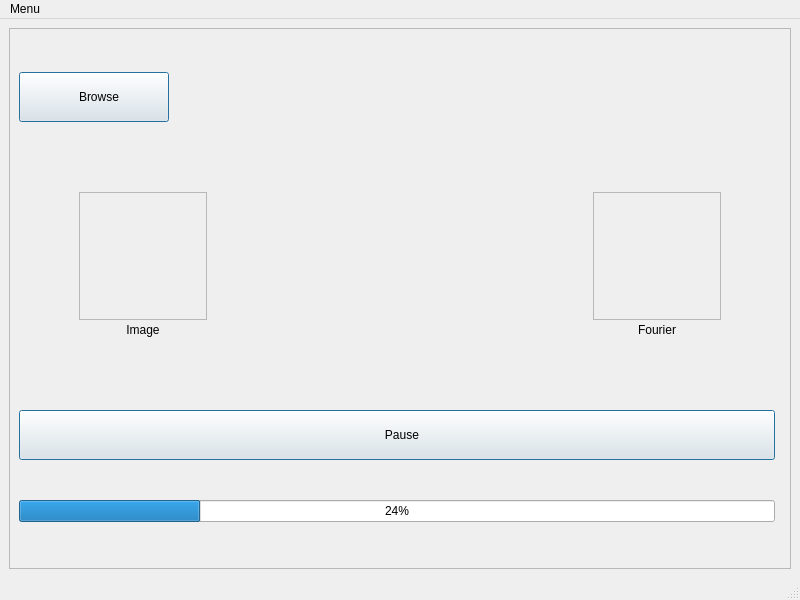
<?xml version="1.0" encoding="UTF-8"?>
<ui version="4.0">
 <class>MainWindow</class>
 <widget class="QMainWindow" name="MainWindow">
  <property name="geometry">
   <rect>
    <x>0</x>
    <y>0</y>
    <width>800</width>
    <height>600</height>
   </rect>
  </property>
  <property name="windowTitle">
   <string>FourierManipulator</string>
  </property>
  <widget class="QWidget" name="centralwidget">
   <layout class="QGridLayout" name="gridLayout_2">
    <item row="0" column="0">
     <widget class="QFrame" name="frame">
      <property name="frameShape">
       <enum>QFrame::StyledPanel</enum>
      </property>
      <property name="frameShadow">
       <enum>QFrame::Raised</enum>
      </property>
      <layout class="QGridLayout" name="gridLayout">
       <item row="0" column="0">
        <widget class="QPushButton" name="browseButton">
         <property name="minimumSize">
          <size>
           <width>0</width>
           <height>50</height>
          </size>
         </property>
         <property name="maximumSize">
          <size>
           <width>150</width>
           <height>16777215</height>
          </size>
         </property>
         <property name="text">
          <string>   Browse</string>
         </property>
         <property name="icon">
          <iconset resource="icons/icons.qrc">
           <normaloff>:/buttons/browsing.png</normaloff>:/buttons/browsing.png</iconset>
         </property>
         <property name="autoExclusive">
          <bool>false</bool>
         </property>
         <property name="autoDefault">
          <bool>false</bool>
         </property>
         <property name="default">
          <bool>true</bool>
         </property>
         <property name="flat">
          <bool>false</bool>
         </property>
        </widget>
       </item>
       <item row="2" column="0">
        <widget class="QPushButton" name="pauseButton">
         <property name="minimumSize">
          <size>
           <width>0</width>
           <height>50</height>
          </size>
         </property>
         <property name="text">
          <string>   Pause</string>
         </property>
         <property name="icon">
          <iconset resource="icons/icons.qrc">
           <normaloff>:/buttons/pause-button.png</normaloff>:/buttons/pause-button.png</iconset>
         </property>
         <property name="default">
          <bool>true</bool>
         </property>
        </widget>
       </item>
       <item row="3" column="0">
        <widget class="QProgressBar" name="progressBar">
         <property name="value">
          <number>24</number>
         </property>
        </widget>
       </item>
       <item row="1" column="0" colspan="2">
        <layout class="QHBoxLayout" name="horizontalLayout">
         <property name="spacing">
          <number>0</number>
         </property>
         <property name="leftMargin">
          <number>60</number>
         </property>
         <property name="topMargin">
          <number>30</number>
         </property>
         <property name="rightMargin">
          <number>60</number>
         </property>
         <property name="bottomMargin">
          <number>30</number>
         </property>
         <item>
          <layout class="QVBoxLayout" name="verticalLayout">
           <property name="spacing">
            <number>0</number>
           </property>
           <item>
            <widget class="QLabel" name="image">
             <property name="minimumSize">
              <size>
               <width>128</width>
               <height>128</height>
              </size>
             </property>
             <property name="maximumSize">
              <size>
               <width>128</width>
               <height>128</height>
              </size>
             </property>
             <property name="frameShape">
              <enum>QFrame::StyledPanel</enum>
             </property>
             <property name="text">
              <string/>
             </property>
             <property name="alignment">
              <set>Qt::AlignCenter</set>
             </property>
            </widget>
           </item>
           <item>
            <widget class="QLabel" name="label">
             <property name="maximumSize">
              <size>
               <width>16777215</width>
               <height>20</height>
              </size>
             </property>
             <property name="text">
              <string>Image</string>
             </property>
             <property name="alignment">
              <set>Qt::AlignCenter</set>
             </property>
            </widget>
           </item>
          </layout>
         </item>
         <item>
          <spacer name="horizontalSpacer">
           <property name="orientation">
            <enum>Qt::Horizontal</enum>
           </property>
           <property name="sizeHint" stdset="0">
            <size>
             <width>125</width>
             <height>20</height>
            </size>
           </property>
          </spacer>
         </item>
         <item>
          <layout class="QVBoxLayout" name="verticalLayout_2">
           <property name="spacing">
            <number>0</number>
           </property>
           <item>
            <widget class="QLabel" name="fourier">
             <property name="minimumSize">
              <size>
               <width>128</width>
               <height>128</height>
              </size>
             </property>
             <property name="maximumSize">
              <size>
               <width>128</width>
               <height>128</height>
              </size>
             </property>
             <property name="frameShape">
              <enum>QFrame::StyledPanel</enum>
             </property>
             <property name="text">
              <string/>
             </property>
             <property name="alignment">
              <set>Qt::AlignCenter</set>
             </property>
            </widget>
           </item>
           <item>
            <widget class="QLabel" name="label_2">
             <property name="maximumSize">
              <size>
               <width>16777215</width>
               <height>20</height>
              </size>
             </property>
             <property name="text">
              <string>Fourier</string>
             </property>
             <property name="alignment">
              <set>Qt::AlignCenter</set>
             </property>
            </widget>
           </item>
          </layout>
         </item>
        </layout>
       </item>
      </layout>
     </widget>
    </item>
   </layout>
  </widget>
  <widget class="QMenuBar" name="menubar">
   <property name="geometry">
    <rect>
     <x>0</x>
     <y>0</y>
     <width>800</width>
     <height>22</height>
    </rect>
   </property>
   <widget class="QMenu" name="menuMenu">
    <property name="title">
     <string>Menu</string>
    </property>
    <addaction name="actionReload"/>
    <addaction name="separator"/>
    <addaction name="actionClose"/>
   </widget>
   <addaction name="menuMenu"/>
  </widget>
  <widget class="QStatusBar" name="statusbar"/>
  <action name="actionReload">
   <property name="icon">
    <iconset resource="icons/icons.qrc">
     <normaloff>:/buttons/refresh.png</normaloff>:/buttons/refresh.png</iconset>
   </property>
   <property name="text">
    <string>Reload</string>
   </property>
  </action>
  <action name="actionClose">
   <property name="icon">
    <iconset resource="icons/icons.qrc">
     <normaloff>:/buttons/close.png</normaloff>:/buttons/close.png</iconset>
   </property>
   <property name="text">
    <string>Close</string>
   </property>
  </action>
 </widget>
 <resources>
  <include location="icons/icons.qrc"/>
 </resources>
 <connections/>
</ui>
